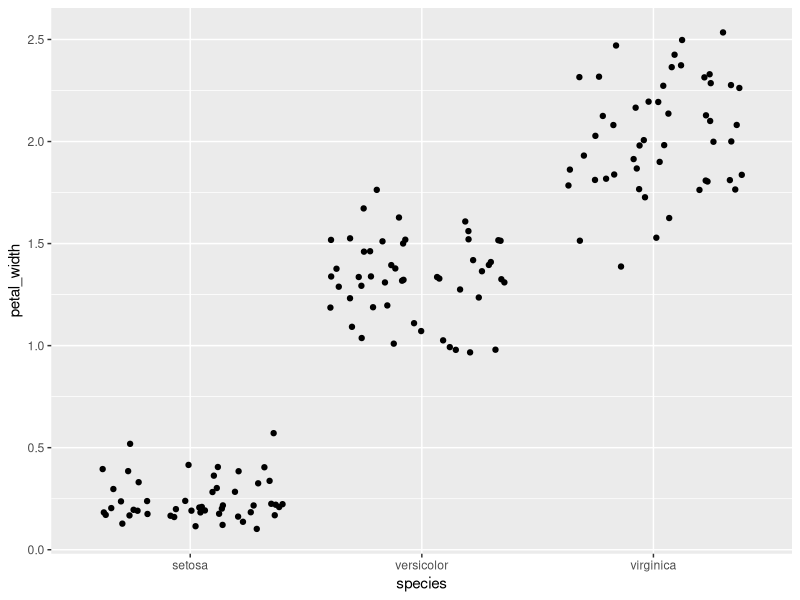
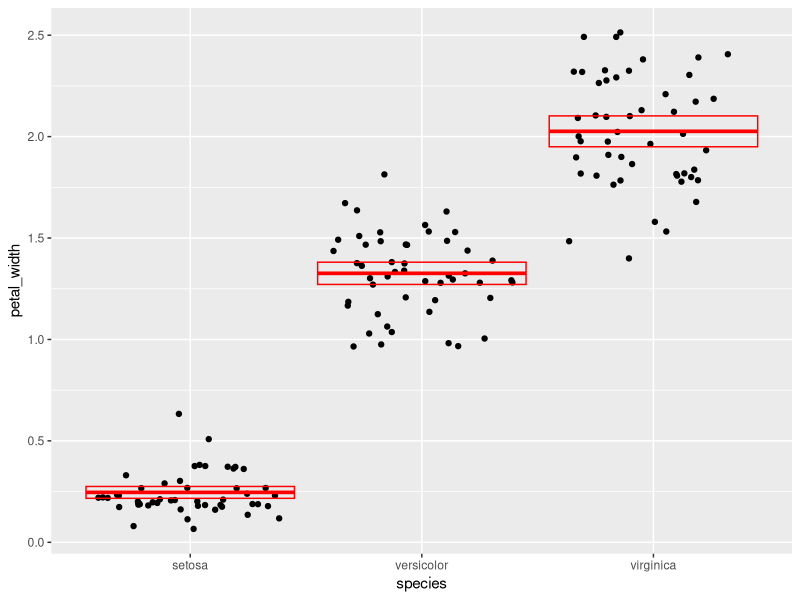
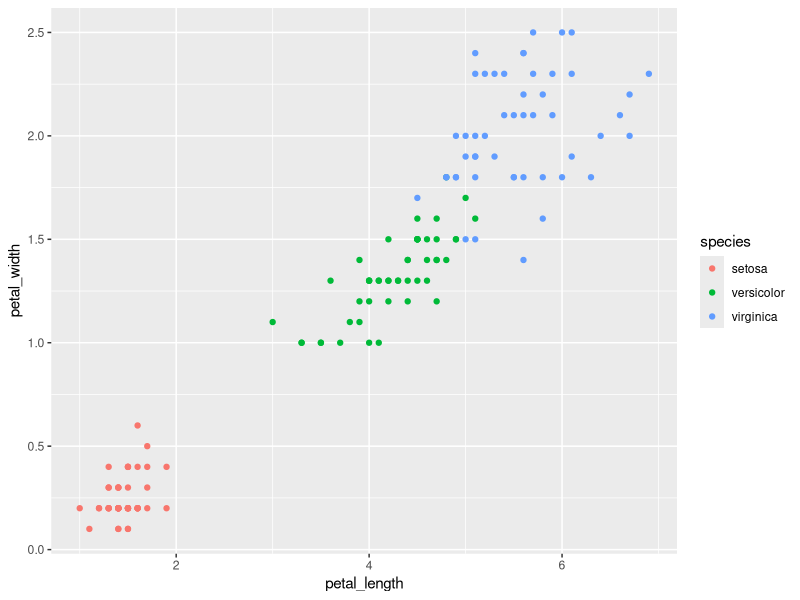

Here is the R script that generated these plots, in order:
## ---- chunk 1
knitr::opts_chunk$set(echo = TRUE)
## ---- chunk 2
# Load Packages -----------------------------------------------------------

library(tidyverse)

iris <- as_tibble(iris) # so it prints a little nicer
iris

# Answering Assignment Questions ------------------------------------------

#Question 1

i2 <- rename(
  iris, 
  sepal_length = Sepal.Length,
  sepal_width = Sepal.Width,
  petal_length = Petal.Length,
  petal_width = Petal.Width,
  species = Species
  )
i2

## ---- chunk 3
#Question 2

numerical_mm <- mutate(i2, 
       sepal_length = sepal_length * 10,
       sepal_width = sepal_width * 10,
       petal_length = petal_length * 10,
       petal_width = petal_width * 10
       )
numerical_mm

## ---- chunk 4
i3 <- mutate(i2, sepal_area = sepal_length * sepal_width,
       petal_area = petal_length * petal_width)  

i4 <- select(i3, sepal_area, petal_area, species)
i4
## ---- chunk 5
i5 <- summarize(i3, sampl_size = n(),
          sl_max = max(sepal_length),
          sl_min = min(sepal_length),
          sl_range = sl_max - sl_min,
          sl_median = median(sepal_length),
          sl_iqr = IQR(sepal_length),
          q1 = quantile(sepal_length, probs = 0.25),
          q2 = quantile(sepal_length, probs = 0.75)
          )
 i5
## ---- chunk 6
i3_grouped <- group_by(i3, species)
 
 summarize(i3_grouped, sampl_size = n(),
           pw_mean = mean(petal_width),
           pw_sd = sd(petal_width),
           pw_variance = var(petal_width),
           pw_sem = pw_sd/ sqrt(sampl_size),
           pw_95upper = pw_mean + 1.96 * pw_sem,
           pw_95lower = pw_mean - 1.96 * pw_sem
 )
## ---- chunk 7
ggplot(data = i2) +
   geom_jitter(mapping = aes(x = species, y = petal_width)) 

## ---- chunk 8
 pl_summary <- 
   summarize(i3_grouped, 
             pw_mean = mean(petal_width),
             pw_sem = sd(petal_width)/ sqrt(n()),
             pw_95upper = pw_mean + 1.96 * pw_sem,
             pw_95lower = pw_mean - 1.96 * pw_sem
   ) 
 pl_summary
 
 ggplot(data = i2) +
   geom_jitter(mapping = aes(x = species, y = petal_width)) +
   geom_crossbar(
     data = pl_summary,
     mapping = aes(x = species, y = pw_mean, 
                   ymax = pw_95upper,
                   ymin = pw_95lower),
     color = "red"
   )
## ---- chunk 9
 ggplot(data = i2) +
   geom_point(mapping = aes(x = petal_length, y = petal_width, color = species))
 
